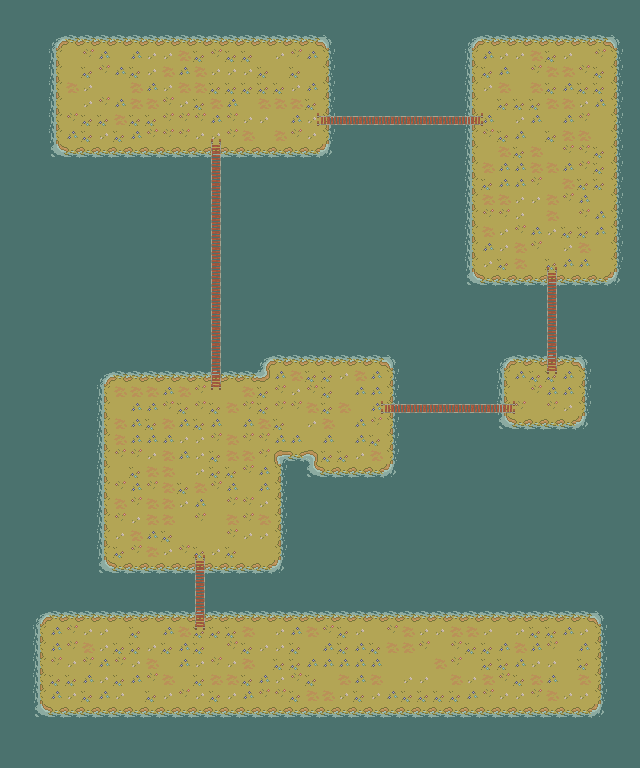

Rendered tile map (Tiled .tmx) drawn with the repository's tilesets; below, a short description and the map source with its tile grids summarised:
An orthogonal 40x48 tile map with 16x16 px tiles, 5 tile layers (Carpets, Water, Ground, Wals, ...), 10 tilesets and 22 objects.

<map version="1.10" tiledversion="1.11.0" orientation="orthogonal" renderorder="right-down" compressionlevel="0" width="40" height="48" tilewidth="16" tileheight="16" infinite="0" nextlayerid="8" nextobjectid="97">
 <tileset firstgid="1" source="castle/tile_castle/Garden.tsx" />
 <tileset firstgid="5" source="castle/tile_castle/Tree.tsx" />
 <tileset firstgid="14" source="castle/tile_castle/Road.tsx" />
 <tileset firstgid="30" name="Castle_1" tilewidth="16" tileheight="16" tilecount="18" columns="6">
  <image source="castle/Others/Castle_1.png" width="96" height="48" />
 </tileset>
 <tileset firstgid="48" name="Grass" tilewidth="16" tileheight="16" tilecount="36" columns="6">
  <image source="castle/Others/Grass.png" width="96" height="96" />
 </tileset>
 <tileset firstgid="84" source="castle/tile_castle/Water2.tsx" />
 <tileset firstgid="102" source="castle/tile_castle/Decor2.tsx" />
 <tileset firstgid="122" source="castle/tile_castle/Grass2.tsx" />
 <tileset firstgid="158" source="castle/tile_castle/Floor_2.tsx" />
 <tileset firstgid="186" source="castle/tile_castle/Bridges2.tsx" />
 <layer id="4" name="Carpets" width="40" height="48">
  <data>[1920 cells, 0 non-empty, 0 distinct tile ids]</data>
 </layer>
 <layer id="5" name="Water" width="40" height="48">
  <data>[1920 cells, 1920 non-empty, 12 distinct tile ids]</data>
 </layer>
 <layer id="3" name="Ground" width="40" height="48">
  <data>[1920 cells, 799 non-empty, 17 distinct tile ids]</data>
 </layer>
 <layer id="2" name="Wals" width="40" height="48">
  <data>[1920 cells, 0 non-empty, 0 distinct tile ids]</data>
 </layer>
 <layer id="1" name="Sprites" width="40" height="48">
  <data>[1920 cells, 53 non-empty, 6 distinct tile ids]</data>
 </layer>
 <objectgroup id="7" name="Sprites" />
 <objectgroup id="6" name="Polygon">
  <object id="74" x="223.333" y="154" width="40.6667" height="218.667" />
  <object id="75" x="328" y="124.834" width="140.667" height="229.833" />
  <object id="76" x="460.667" y="280" width="83.3333" height="79.3333" />
  <object id="77" x="388.667" y="357.333" width="115.333" height="39.3333" />
  <object id="78" x="265.333" y="154" width="62.6667" height="202" />
  <object id="79" x="559.333" y="282.667" width="80.6667" height="75.3333" />
  <object id="80" x="617.333" y="0.666667" width="25.3333" height="282.667" />
  <object id="81" x="326" y="39.3333" width="147.333" height="69.6667" />
  <object id="82" x="0" y="-712.667" width="649.333" height="750.667" />
  <object id="83" x="-339.333" y="-586.667" width="396.667" height="1199.33" />
  <object id="84" x="-231.333" y="608" width="272.667" height="154" />
  <object id="85" x="57.3333" y="152" width="149.333" height="220" />
  <object id="86" x="52.6667" y="366" width="50" height="248.667" />
  <object id="87" x="210.394" y="566" width="430.273" height="46" />
  <object id="88" x="279.333" y="454.667" width="35.3333" height="113.333" />
  <object id="89" x="308.667" y="472.667" width="336.667" height="94.6667" />
  <object id="90" x="392.667" y="413.083" width="117.333" height="62.25" />
  <object id="91" x="500" y="424" width="145.333" height="54" />
  <object id="92" x="586" y="348" width="60" height="84" />
  <object id="93" x="600.667" y="602.667" width="56" height="174" />
  <object id="94" x="-2" y="711.333" width="610" height="388.667" />
  <object id="96" x="95.7424" y="568.091" width="97.9091" height="46" />
 </objectgroup>
</map>
